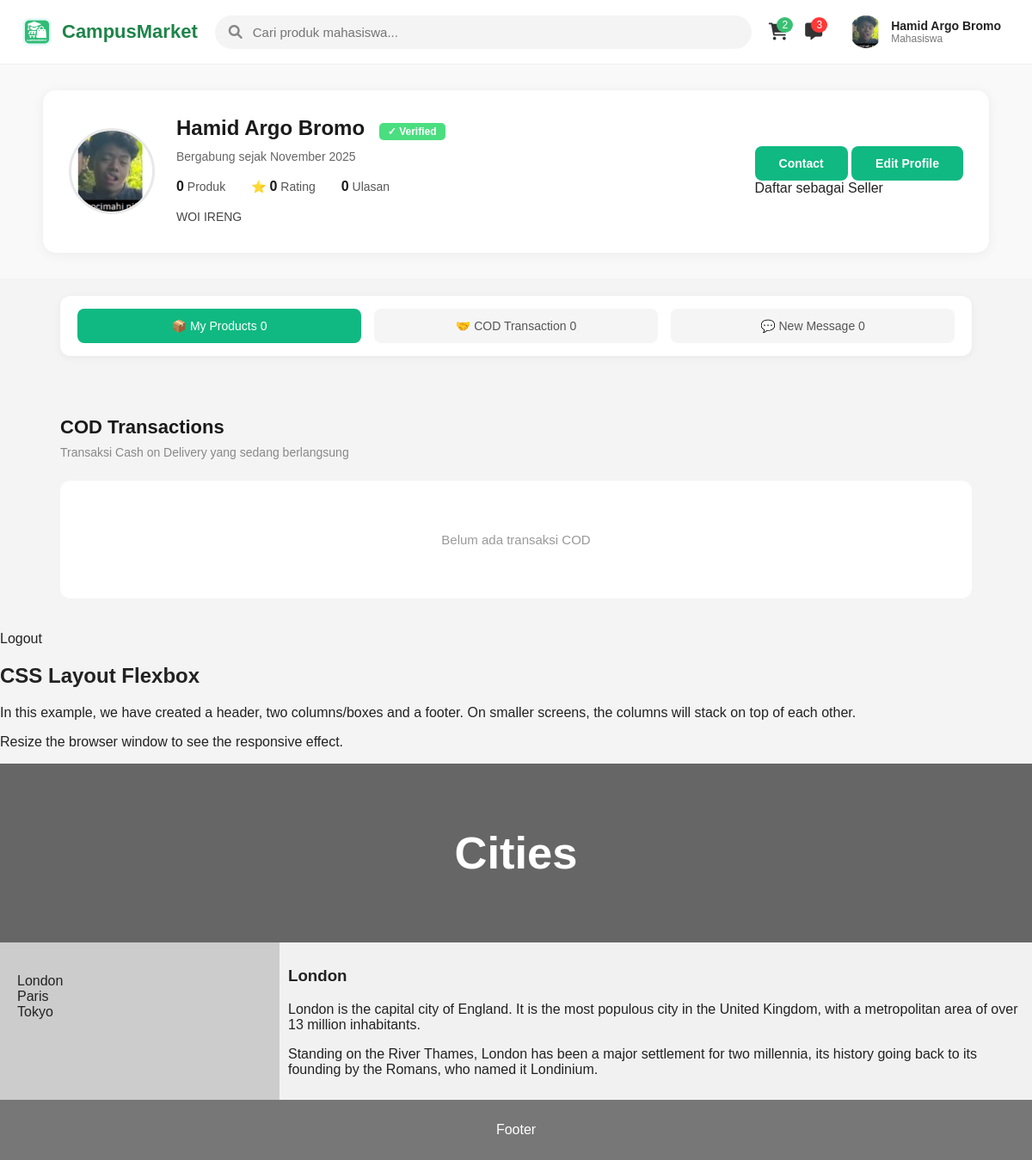
/public/profile/profile.php (signed in), run on the app's committed database.
### tables this page shows
CREATE TABLE `accounts` (
  `id` int(11) NOT NULL,
  `name` varchar(100) NOT NULL,
  `username` varchar(100) NOT NULL,
  `email` varchar(255) NOT NULL,
  `phone` varchar(20) NOT NULL,
  `role` enum('admin','seller','buyer') NOT NULL DEFAULT 'buyer',
  `password` varchar(255) NOT NULL,
  `city` varchar(100) DEFAULT NULL,
  `address` text DEFAULT NULL,
  `profile_picture` varchar(255) DEFAULT NULL,
  `created_at` timestamp NOT NULL DEFAULT current_timestamp(),
  `otp_code` varchar(6) NOT NULL,
  `otp_expired` datetime NOT NULL,
  `description` text DEFAULT NULL
);

### public/profile/profile.php (the view, shortened to what this page needs)
<?php
require_once "../../includes/functions.php";
$user_id = $_SESSION['user_id'];
$stmt = $pdo->prepare("SELECT * FROM accounts WHERE id = ?");
$stmt->execute([$user_id]);
$user = $stmt->fetch(PDO::FETCH_ASSOC);
$stmt = $pdo->prepare("SELECT COUNT(*) as total FROM products WHERE seller_id = ?");
$stmt->execute([$user_id]);
$product_count = $stmt->fetch(PDO::FETCH_ASSOC)['total'];
$stmt = $pdo->prepare("SELECT COUNT(*) as total FROM cod_transactions WHERE seller_id = ?");
$stmt->execute([$user_id]);
$cod_count = $stmt->fetch(PDO::FETCH_ASSOC)['total'];
$stmt = $pdo->prepare("
    SELECT COUNT(*) as review_count, COALESCE(AVG(rating), 0) as avg_rating
    FROM product_reviews pr
    INNER JOIN products p ON pr.product_id = p.id
    WHERE p.seller_id = ?
");
$stmt->execute([$user_id]);
$review_data = $stmt->fetch(PDO::FETCH_ASSOC);
$review_count = $review_data['review_count'];
$avg_rating = round($review_data['avg_rating'], 1);
$stmt = $pdo->prepare("
    SELECT COUNT(DISTINCT cm.room_id) as unread_count
    FROM chat_messages cm
    INNER JOIN chat_rooms cr ON cm.room_id = cr.id
    WHERE (cr.buyer_id = ? OR cr.seller_id = ?)
    AND cm.sender_id != ?
");
$stmt->execute([$user_id, $user_id, $user_id]);
$message_count = $stmt->fetch(PDO::FETCH_ASSOC)['unread_count'];
$profile_pic = "../../uploads/profile/" . ($user['profile_picture'] ?: "default-profile.png");
$join_date = date("F Y", strtotime($user['created_at']));
?>
<!DOCTYPE html>
<html lang="id">
<head>
    <link rel="stylesheet" href="../../assets/css/main.css">
    <link rel="stylesheet" href="../../assets/css/profile.css">
</head>
<body>
    <?php include __DIR__ . '/../components/header.php'; ?>
    <div class="seller-profile">
        <div class="profile-card">
            <img src="<?= htmlspecialchars($profile_pic) ?>" alt="Profile Picture" class="profile-avatar">
            <div class="profile-info">
                <h2>
                    <?= htmlspecialchars($user['name']) ?>
                    <span class="verified">✓ Verified</span>
                </h2>
                <div class="meta">
                    Bergabung sejak <?= $join_date ?>
                </div>
                <div class="stats">
                    <div><strong><?= $product_count ?></strong> Produk</div>
                    <div>⭐ <strong><?= $avg_rating ?></strong> Rating</div>
                    <div><strong><?= $review_count ?></strong> Ulasan</div>
                </div>
                <?php if (!empty($user['description'])): ?>
                    <div class="description">
                        <?= nl2br(htmlspecialchars($user['description'])) ?>
                    </div>
                <?php endif; ?>
            </div>
            <div class="profile-btn">
                <a href="../chat/chat.php" class="btn-contact">Contact</a>
                <a href="edit_profile.php" class="btn-contact">Edit Profile</a>
                <br>
                <?php if (isset($user['role']) && $user['role'] === 'seller'): ?>
                    <a href="../seller/dashboard.php" class="back-dashboard-btn">Back to Dashboard</a>
                <?php else: ?>
                    <a href="../seller/register_seller.php" class="back-dashboard-btn">
                        Daftar sebagai Seller
                    </a>
                <?php endif; ?>
            </div>
        </div>
    </div>
    <div class="product-section">
        <div class="menu-tabs">
            <a href="#" class="tab-item active">📦 My Products <?= $product_count ?></a>
            <a href="../cod_transaction/index.php" class="tab-item">🤝 COD Transaction <?= $cod_count ?></a>
            <a href="../chat/chat.php" class="tab-item">💬 New Message <?= $message_count ?></a>
        </div>
    </div>
    <div class="product-section">
        <h3>COD Transactions</h3>
        <p class="section-subtitle">Transaksi Cash on Delivery yang sedang berlangsung</p>
        <?php
        $stmt = $pdo->prepare("
        SELECT
            ct.*,
            p.name as product_name,
            a.name as buyer_name,
            pi.url as product_image
        FROM cod_transactions ct
        INNER JOIN products p ON ct.product_id = p.id
        INNER JOIN accounts a ON ct.buyer_id = a.id
        LEFT JOIN product_images pi ON p.id = pi.product_id AND pi.is_primary = 1
        WHERE ct.seller_id = ?
        ORDER BY ct.created_at DESC
        LIMIT 5
    ");
        $stmt->execute([$user_id]);
        $transactions = $stmt->fetchAll(PDO::FETCH_ASSOC);
        ?>
        <?php if (count($transactions) > 0): ?>
            <div class="transaction-list">
                <?php foreach ($transactions as $trans): ?>
                    <div class="transaction-card">
                        <div class="transaction-image">
                            <?php
                            $prod_img = !empty($trans['product_image'])
                                ? "../../uploads/products/" . $trans['product_image']
                                : "../../assets/images/default-product.png";
                            ?>
                            <img src="<?= htmlspecialchars($prod_img) ?>" alt="Product">
                        </div>
                        <div class="transaction-info">
                            <h4><?= htmlspecialchars($trans['product_name']) ?></h4>
                            <div class="transaction-price">Rp <?= number_format($trans['total'], 0, ',', '.') ?></div>
                            <div class="transaction-meta">
                                <div class="buyer-info">
                                    <img src="../../assets/images/icon.png" alt="Buyer" class="buyer-avatar">
                                    <?= htmlspecialchars($trans['buyer_name']) ?>
                                </div>
                            </div>
                            <div class="meeting-info">
                                <strong>Titik Temu:</strong> <?= htmlspecialchars($trans['meeting_location']) ?><br>
                                <small><?= date('d M Y', strtotime($trans['meeting_time'])) ?></small>
                            </div>
                        </div>
                        <div class="transaction-status">
                            <?php
                            $status_class = '';
                            $status_text = '';
                            switch ($trans['status']) {
                                case 'pending':
                                    $status_class = 'status-pending';
                                    $status_text = 'Menunggu';
                                    break;
                                case 'approved':
                                    $status_class = 'status-approved';
                                    $status_text = 'Selesai';
                                    break;
                                case 'completed':
                                    $status_class = 'status-completed';
                                    $status_text = 'Selesai';
                                    break;
                                case 'cancelled':
                                    $status_class = 'status-cancelled';
                                    $status_text = 'Dibatalkan';
                                    break;
                            }
                            ?>
                            <span class="status-badge <?= $status_class ?>"><?= $status_text ?></span>
                        </div>
                    </div>
                <?php endforeach; ?>
            </div>
        <?php else: ?>
            <div class="empty">
                <p>Belum ada transaksi COD</p>
            </div>
        <?php endif; ?>
    </div>
    <br>
    <a href="../logout.php" class="logout-btn">Logout</a>
</body>
<?php include __DIR__ . '/../components/footer.php'; ?>
</html>

### public/components/header.php
<link rel="stylesheet" href="../assets/css/header.css">
<link rel="stylesheet" href="../../assets/css/header.css">
<link rel="stylesheet" href="https://cdnjs.cloudflare.com/ajax/libs/font-awesome/6.0.0-beta3/css/all.min.css">
<div class="cm-header">
    <div class="cm-container">
        <?php
        $iconA = "../assets/images/icontrs.png";
        $iconB = "../../assets/images/icontrs.png";
        $logo = file_exists($iconA) ? $iconA : $iconB;
        ?>
        <a href="../index.php" class="cm-logo">
            <img src="<?= $logo ?>" alt="Logo">
            <span>CampusMarket</span>
        </a>
        <div class="cm-search">
            <form>
                <i class="fas fa-search"></i>
                <input type="text" placeholder="Cari produk mahasiswa...">
            </form>
        </div>
        <div class="cm-menu-right">
            <a href="cart/cart.php" class="cm-icon-btn">
                <i class="fas fa-shopping-cart"></i>
                <span class="cm-badge green">2</span>
            </a>
            <a href="chat/chat.php" class="cm-icon-btn">
                <i class="fa-solid fa-message"></i>
                <span class="cm-badge">3</span>
            </a>
            <?php
            $current_page = basename($_SERVER['PHP_SELF']);
            $is_profile_page =  ($current_page === 'profile.php');
            ?>
            <?php if (!$user): ?>
                <div class="cm-auth">
                    <a href="login.php">Sign In</a> |
                    <a href="register.php">Sign Up</a>
                </div>
            <?php else: ?>
                <div
                    class="cm-profile"
                    <?php if (!$is_profile_page): ?>
                    onclick="window.location='profile/profile.php'"
                    style="cursor:pointer;"
                    <?php endif; ?>>
                    <img src="<?= htmlspecialchars($profile_pic) ?>" class="cm-profile-img">
                    <div class="cm-user-info">
                        <span><?= htmlspecialchars($user['name']) ?></span>
                        <small>Mahasiswa</small>
                    </div>
                </div>
            <?php endif; ?>
        </div>
    </div>
</div>

### assets/css/main.css (style rules this page uses)
body { margin: 0; padding: 0; font-family: Arial, sans-serif; background: #f5f5f5; color: #222; }
a { color: inherit; text-decoration: none; }

### assets/css/profile.css (style rules this page uses)
body { margin: 0; background: #f4f4f4; font-family: Arial, sans-serif; }
.seller-profile { display: flex; justify-content: center; padding: 30px 20px; background: #f9f9f9; }
.profile-card { background: #fff; display: flex; align-items: center; padding: 30px; border-radius: 15px; max-width: 1100px; width: 100%; gap: 25px; box-shadow: 0 2px 15px rgba(0,0,0,.06); }
.profile-avatar { width: 100px; height: 100px; border-radius: 50%; object-fit: cover; border: 3px solid #e8e8e8; flex-shrink: 0; }
.profile-info { flex: 1; }
.profile-info h2 { margin: 0 0 8px 0; font-size: 24px; font-weight: bold; color: #1a1a1a; }
.verified { background: #4ade80; color: white; padding: 3px 10px; border-radius: 5px; font-size: 12px; font-weight: bold; margin-left: 10px; }
.meta { margin: 5px 0 15px; color: #666; font-size: 14px; line-height: 1.6; }
.stats { display: flex; gap: 30px; margin: 15px 0; }
.stats div { font-size: 14px; color: #555; }
.stats strong { color: #1a1a1a; font-size: 16px; }
.description { margin-top: 15px; font-size: 14px; color: #444; line-height: 1.6; max-width: 600px; }
.profile-btn { margin-left: auto; flex-shrink: 0; }
.btn-contact { background: #10b981; color: white; padding: 12px 28px; border-radius: 8px; text-decoration: none; font-weight: bold; font-size: 14px; display: inline-block; transition: background 0.2s; }
.product-section { max-width: 1100px; margin: 0 auto; padding: 20px; }
.menu-tabs { display: flex; gap: 15px; background: #fff; padding: 15px 20px; border-radius: 12px; box-shadow: 0 2px 10px rgba(0,0,0,.05); margin-bottom: 30px; }
.tab-item { flex: 1; padding: 12px 20px; text-align: center; background: #f5f5f5; border-radius: 8px; text-decoration: none; color: #555; font-weight: 500; font-size: 14px; transition: all 0.2s; }
.tab-item.active { background: #10b981; color: white; }
.product-section h3 { font-size: 22px; margin: 0 0 8px 0; color: #1a1a1a; font-weight: bold; }
.section-subtitle { color: #888; font-size: 14px; margin: 0 0 25px 0; }
.empty { background: white; padding: 60px 20px; text-align: center; border-radius: 12px; color: #999; }
.empty p { margin: 0; font-size: 15px; }

### assets/css/header.css (style rules this page uses)
.cm-header { width: 100%; background: #fff; padding: 12px 24px; border-bottom: 1px solid #eee; display: flex; justify-content: center; position: sticky; top: 0; z-index: 999; }
.cm-container { width: 100%; max-width: 1400px; display: flex; align-items: center; justify-content: space-between; gap: 20px; }
.cm-logo { display: flex; align-items: center; gap: 10px; text-decoration: none; }
.cm-logo img { width: 38px; height: 38px; }
.cm-logo span { font-size: 22px; font-weight: 700; color: #1e8449; }
.cm-search { flex: 1; display: flex; justify-content: center; }
.cm-search form { width: 100%; max-width: 650px; background: #f4f4f4; padding: 10px 16px; border-radius: 50px; display: flex; align-items: center; }
.cm-search i { color: #888; margin-right: 10px; }
.cm-search input { width: 100%; background: transparent; border: none; outline: none; font-size: 15px; }
.cm-menu-right { display: flex; align-items: center; gap: 20px; }
.cm-icon-btn { position: relative; color: #333; font-size: 20px; text-decoration: none; }
.cm-badge { position: absolute; top: -6px; right: -6px; background: #ff3838; color: white; padding: 2px 6px; border-radius: 50%; font-size: 12px; }
.cm-badge.green { background: #38c172; }
.cm-profile { display: flex; align-items: center; gap: 10px; padding: 6px 12px; border-radius: 40px; transition: .2s; }
.cm-profile-img { width: 38px; height: 38px; border-radius: 50%; object-fit: cover; }
.cm-user-info { display: flex; flex-direction: column; }
.cm-user-info span { font-size: 14px; font-weight: 600; }
.cm-user-info small { font-size: 12px; color: #777; }

### public/components/footer.php (style rules this page uses)
* { box-sizing: border-box; }
body { font-family: Arial, Helvetica, sans-serif; }

### data on the page
accounts: profile_picture (picture), name "Hamid Argo Bromo", created_at "November 2025", description "WOI IRENG"

### other printed values
$product_count "0"
$avg_rating "0"
$review_count "0"
$cod_count "0"
$message_count "0"
